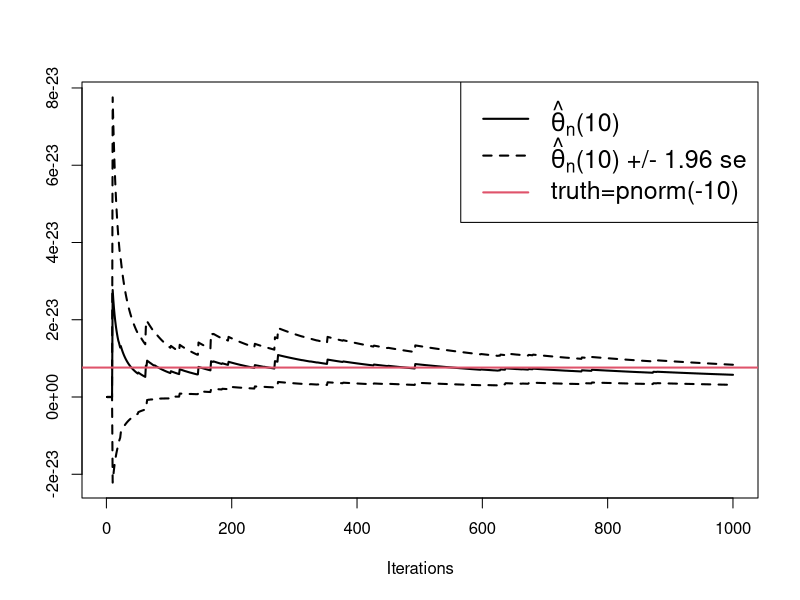

Recreate this plot in R.
# change of variable u=1/x
set.seed(12345)
R=1e3
h=function(u){ dnorm(1/u)/10/u^2 } # f(1/u)/(10u^2)
I=h(runif(R,0,1/10)) # 
est=cumsum(I)/(1:R) # Monte Carlo estimate for each value of i in 1 to n
err=sqrt(cumsum((I-est)^2))/(1:R) # sample standard error
plot(est,xlab="Iterations",ty="l",lwd=2,ylab="",
     ylim=c(min(est-2*err),max(est+2*err)))
lines(est+2*err,col=1,lwd=2,lty=2)
lines(est-2*err,col=1,lwd=2,lty=2)
integrate(h,0,1/10) # 7.47456e-26 with absolute error < 6.5e-27
abline(h=pnorm(-10),col=2,lwd=2) #7.619853e-24
legend("topright", col=c(1,1,2), lty=c(1,2,1), lwd=2, cex=1.5, 
       legend=do.call('expression',list(
       bquote(paste(hat(theta)[n],"(10)")),
       bquote(paste(hat(theta)[n],"(10) +/- 1.96 se",)),
       "truth=pnorm(-10)")))
       


